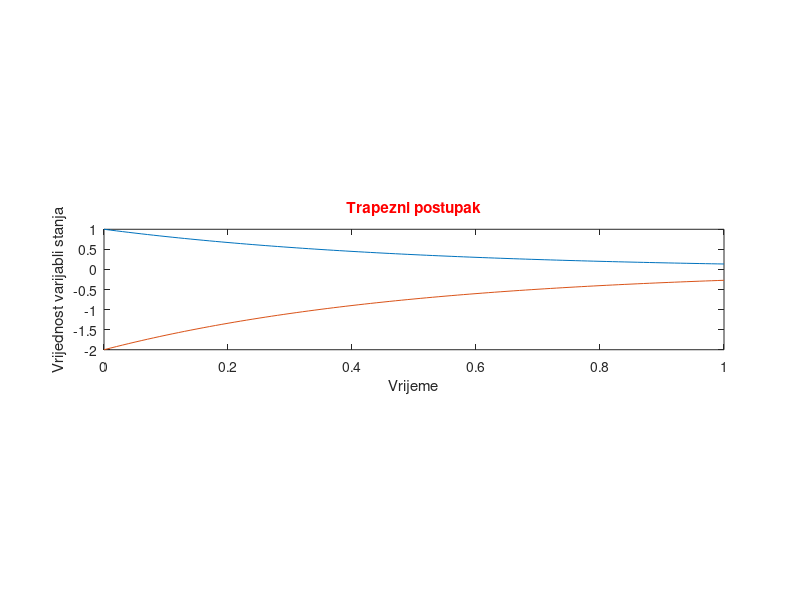

Here is the MATLAB script that generated this plot:
y=[1 0.98019801980198 0.960788158023723 0.941762649944045 0.923113884598618 0.904834401735279 0.88691688882963 0.869354178159736 0.852139243938752 0.835265199504321 0.818725294563641 0.802512912493074 0.786621567691231 0.771044902984473 0.755776687083791 0.740810812092032 0.726141291060507 0.711762255593962 0.697667953502993 0.683852746502933 0.670311107958321 0.657037620672017 0.644026974718116 0.631273965317757 0.618773490757009 0.60652055034598 0.594510242418336 0.582737762370449 0.57119840073935 0.559887541318769 0.548800659312457 0.537933319524091 0.52728117458302 0.516839963205139 0.506605508488205 0.496573716240914 0.486740573345054 0.477102146150103 0.467654578899605 0.458394092188722 0.449316981452312 0.440419615482959 0.431698434978346 0.423149951117389 0.414770744164569 0.406557462101904 0.398506819288005 0.390615595143688 0.382880632863615 0.375298838153445 0.36786717799199 0.360582679417891 0.353442428340309 0.346443568373174 0.339583299692517 0.332858877916428 0.326267613007192 0.319806868195168 0.313474058923977 0.307266651816571 0.301182163661787 0.29521816042096 0.289372256254208 0.283642112566006 0.278025437069649 0.27251998287025 0.267123547565889 0.261833972366564 0.256649141230593 0.251566980018106 0.246585455661312 0.241702575351187 0.236916385740272 0.232224972161257 0.227626457861034 0.223119003249924 0.218700805165767 0.214370096152584 0.210125143753523 0.205964249817809 0.201885749821417 0.197888012201191 0.193969437702157 0.190128458737758 0.186363538762753 0.18267317165854 0.179055881130648 0.17551022011816 0.17203477021483 0.168628141101665 0.165288969990741 0.162015921080033 0.158807685019043 0.155662978385002 0.152580543169458 0.149559146275013 0.146597579022042 0.14369465666517 0.140849217919325 0.13806012449518 0.13532626064379 ;-2 -1.96039603960396 -1.92157631604745 -1.88352529988809 -1.84622776919724 -1.80966880347056 -1.77383377765926 -1.73870835631947 -1.7042784878775 -1.67053039900864 -1.63745058912728 -1.60502582498615 -1.57324313538246 -1.54208980596895 -1.51155337416758 -1.48162162418407 -1.45228258212101 -1.42352451118792 -1.39533590700599 -1.36770549300587 -1.34062221591664 -1.31407524134403 -1.28805394943623 -1.26254793063551 -1.23754698151402 -1.21304110069196 -1.18902048483667 -1.1654755247409 -1.1423968014787 -1.11977508263754 -1.09760131862491 -1.07586663904818 -1.05456234916604 -1.03367992641028 -1.01321101697641 -0.993147432481828 -0.973481146690109 -0.954204292300205 -0.935309157799211 -0.916788184377445 -0.898633962904624 -0.880839230965918 -0.863396869956692 -0.846299902234777 -0.829541488329138 -0.813114924203809 -0.79701363857601 -0.781231190287377 -0.76576126572723 -0.750597676306889 -0.73573435598398 -0.721165358835783 -0.706884856680619 -0.692887136746349 -0.679166599385035 -0.665717755832856 -0.652535226014384 -0.639613736390336 -0.626948117847953 -0.614533303633142 -0.602364327323575 -0.59043632084192 -0.578744512508417 -0.567284225132012 -0.556050874139299 -0.545039965740501 -0.534247095131778 -0.523667944733129 -0.513298282461186 -0.503133960036212 -0.493170911322623 -0.483405150702373 -0.473832771480544 -0.464449944322513 -0.455252915722068 -0.446238006499848 -0.437401610331534 -0.428740192305167 -0.420250287507045 -0.411928499635619 -0.403771499642834 -0.395776024402382 -0.387938875404315 -0.380256917475516 -0.372727077525506 -0.36534634331708 -0.358111762261297 -0.35102044023632 -0.344069540429661 -0.337256282203331 -0.330577939981482 -0.324031842160067 -0.317615370038085 -0.311325956770005 -0.305161086338915 -0.299118292550026 -0.293195158044085 -0.28738931333034 -0.28169843583865 -0.27612024899036 -0.270652521287581 ];
t=[0  0.01  0.02  0.03  0.04  0.05  0.06  0.07  0.08  0.09  0.1  0.11  0.12  0.13  0.14  0.15  0.16  0.17  0.18  0.19  0.2  0.21  0.22  0.23  0.24  0.25  0.26  0.27  0.28  0.29  0.3  0.31  0.32  0.33  0.34  0.35  0.36  0.37  0.38  0.39  0.4  0.41  0.42  0.43  0.44  0.45  0.46  0.47  0.48  0.49  0.5  0.51  0.52  0.53  0.54  0.55  0.56  0.57  0.58  0.59  0.6  0.61  0.62  0.63  0.64  0.65  0.66  0.67  0.68  0.69  0.7  0.71  0.72  0.73  0.74  0.75  0.76  0.77  0.78  0.79  0.8  0.81  0.82  0.83  0.84  0.85  0.86  0.87  0.88  0.89  0.9  0.91  0.92  0.93  0.94  0.95  0.96  0.97  0.98  0.99  1 ];

subplot(3,1,2), plot (t,y); 
 xlabel('Vrijeme'); 
 ylabel('Vrijednost varijabli stanja'); title ('Trapezni postupak', 'FontWeight','bold', 'Color','red'); axis([0 1 min(min(y)) max(max(y))])
